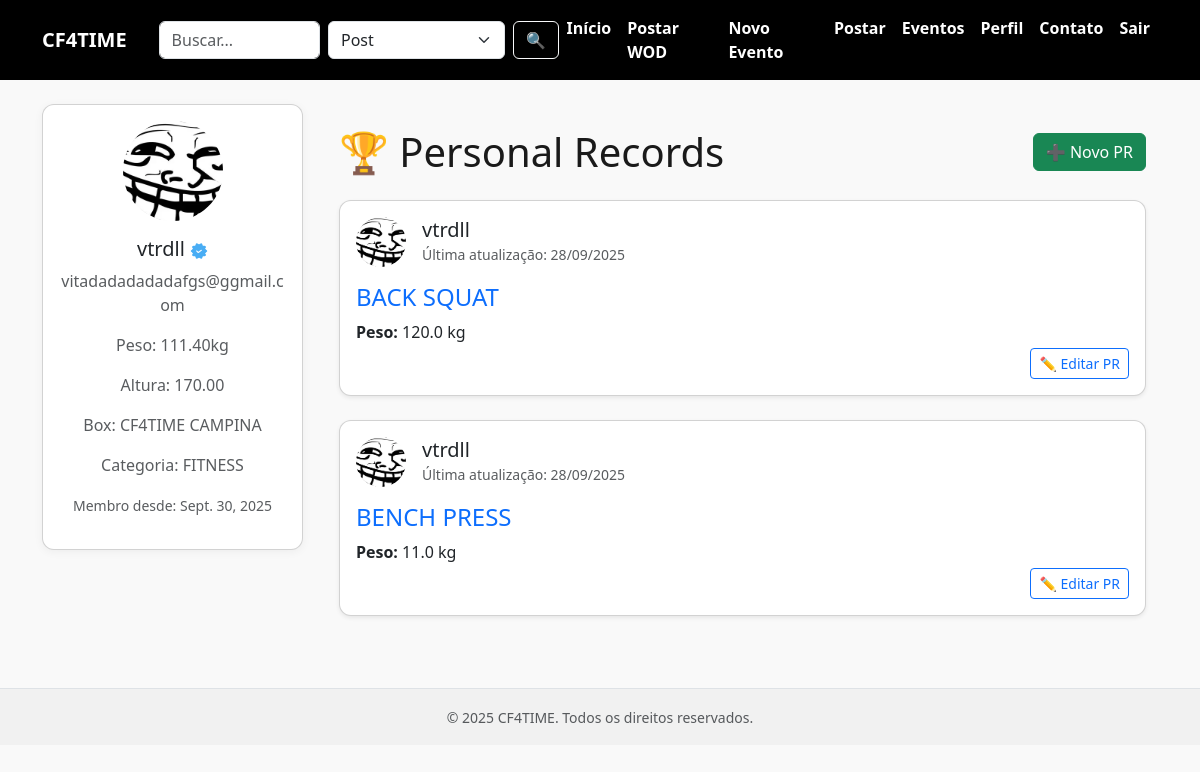
/PersonalRecord/home (signed in), run on the app's committed database.
### account/models.py (models this page shows, shortened)
class Profile (models.Model):
    BOX_CHOICES = (('CF4TIME CAMPINA ', 'CF4TIME CAMPINA'),
                   ('CF4TIME CAMPINA', 'CF4TIME JOCKEY'))
    GENRE_CHOICES =(('MASCULINO', 'MASCULINO'),  ('FEMININO','FEMININO'), ('NÃO-ESPECIFICAR','NÃO-ESPECIFICAR'))
    CATEGORY_CHOICES = (('FITNESS', 'FITNESS'), ('SCALED','SCALED'),('AMADOR', 'AMADOR'), ('RX','RX',), ('MASTER', 'MASTER'))
    genre = models.CharField(choices=GENRE_CHOICES, default = 'NÃO-ESPECIFICAR')
    view_weight  = models.BooleanField(default=True)
    view_height = models.BooleanField(default=True)
    view_category = models.BooleanField(default=True)
    view_box  = models.BooleanField(default=True)
    view_personal_record = models.BooleanField(default=True)
    user = models.OneToOneField(User, on_delete=models.CASCADE)
    photo = models.ImageField(upload_to='media_profile', null=True, blank=True)
    created_at_profile =  models.DateField(auto_now=True)
    birthday = models.DateField(max_length=50, default=timezone.now)
    weight = models.DecimalField(max_digits= 5, decimal_places = 2, validators=[MaxValueValidator (300), MinValueValidator(0)], default=0)
    height = models.DecimalField(max_digits= 5, decimal_places = 2,  default=0)
    category = models.CharField(choices= CATEGORY_CHOICES, default= 'EXPERIMENTAL')
    box = models.CharField(choices = BOX_CHOICES, default = 'DEFAULT')
    is_coach = models.BooleanField(default=False)

class ProfilePersonalRecord(models.Model):
    athlete =  models.ForeignKey(User, on_delete=models.CASCADE)
    moviment = models.ForeignKey('WOD.Movement', default='NONE', on_delete=models.CASCADE)
    created_at  =models.DateField(auto_now=True)
    date = models.DateField(max_length=50, default=timezone.now)
    personal_record = models.DecimalField (max_digits=5, decimal_places=1, validators=[MaxValueValidator(500),  MinValueValidator(5)], default=0)

### WOD/models.py (models this page shows)
class Movement(models.Model):
    name =  models.CharField(max_length=50)
    type =  models.CharField(max_length=50, choices=   ALL_MOVEMENT_TYPE)
    description  = models.TextField(max_length=2000)
    def __str__(self):
        return f'{self.name}'

### account/views.py (the view)
# urls.py: path('PersonalRecord/home', list_pr, name='list_pr'),
def list_pr(request):
    detail = ProfilePersonalRecord.objects.filter(athlete=request.user)
    return render(request, 'home_pr.html',  {'pr_list':detail})

### account/templates/home_pr.html (shortened to what this page needs)
{% extends "base.html" %}
{% load static %}
{% block content %}
<div class="container py-4">
  <div class="d-flex justify-content-between align-items-center mb-4">
    <h1 class="mb-0">🏆 Personal Records</h1>
    <a href="{% url 'create_pr' %}" class="btn btn-success">
      ➕ Novo PR
    </a>
  </div>
  {% if pr_list %}
    {% for pr in pr_list %}
      <div class="card shadow-sm mb-4">
        <div class="card-body">
          <div class="d-flex align-items-center mb-3">
            {% if pr.athlete.profile.photo %}
              <img
                src="{{ pr.athlete.profile.photo.url }}"
                alt="Foto de {{ pr.athlete.username }}"
                class="rounded-circle me-3"
                width="50"
                height="50"
                style="object-fit: cover;"
              >
            {% else %}
              <div class="rounded-circle bg-secondary me-3" style="width:50px; height:50px;"></div>
            {% endif %}
            <div>
              <h5 class="mb-0">{{ pr.athlete.username }}</h5>
              <small class="text-muted">Última atualização: {{ pr.created_at|date:"d/m/Y"  }}</small>
            </div>
          </div>
          <h4 class="card-title text-primary">{{ pr.moviment }}</h4>
          <p class="mb-1"><strong>Peso:</strong> {{ pr.personal_record }} kg</p>
          {% if request.user == pr.athlete %}
            <div class="text-end">
              <a href="{% url 'update_pr' pr.pk %}" class="btn btn-sm btn-outline-primary">
                ✏️ Editar PR
              </a>
            </div>
          {% endif %}
        </div>
      </div>
    {% endfor %}
  {% else %}
    <p class="text-muted text-center">Nenhum Personal Record cadastrado ainda.</p>
  {% endif %}
</div>
{% endblock %}

### app/templates/base.html (shortened to what this page needs)
{% load static %}
<!DOCTYPE html>
<html lang="pt-br">
<head>
  <link href="https://cdn.jsdelivr.net/npm/bootstrap@5.3.0/dist/css/bootstrap.min.css" rel="stylesheet">
  <link href="https://cdn.jsdelivr.net/npm/bootstrap-icons@1.10.5/font/bootstrap-icons.css" rel="stylesheet">
  <link href="https://cdn.jsdelivr.net/npm/fullcalendar@6.1.8/index.global.min.css" rel="stylesheet">
</head>
<body>
<nav class="navbar navbar-expand-lg navbar-dark">
  <div class="container">
    <a class="navbar-brand" href="{% url 'home' %}">CF4TIME</a>
    <div class="collapse navbar-collapse" id="navbarNav">
      {% if user.is_authenticated %}
      <form id="searchForm" method="get" action="{% url 'post-list' %}" class="d-flex ms-3" style="max-width: 400px;">
        <input type="text" name="search" class="form-control me-2" placeholder="Buscar..." value="{{ request.GET.search }}">
        <select id="searchType" name="type" class="form-select me-2">
          <option value="post" {% if request.path == "/post-list/" %}selected{% endif %}>Post</option>
        </select>
        <button type="submit" class="btn btn-outline-light">🔍</button>
      </form>
      {% endif %}
      <ul class="navbar-nav ms-auto">
        {% if user.is_authenticated %}
          <li class="nav-item"><a class="nav-link" href="{% url 'home' %}">Início</a></li>
          {% if user.profile.is_coach %}
            <li class="nav-item"><a class="nav-link" href="{% url 'create_wod' %}">Postar WOD</a></li>
            <li class="nav-item"><a class="nav-link" href="{% url 'event_create' %}">Novo Evento</a></li>
          {% endif %}
          <li class="nav-item"><a class="nav-link" href="{% url 'post-create' %}">Postar</a></li>
          <li class="nav-item"><a class="nav-link" href="{% url 'event_list' %}">Eventos</a></li>
          <li class="nav-item"><a class="nav-link" href="{% url 'my_perfil' %}">Perfil</a></li>
          <li class="nav-item"><a class="nav-link" href="https://www.linkedin.com/in/jo%C3%A3o-vitor-xavier-532191279/">Contato</a></li>
          <li class="nav-item"><a class="nav-link" href="{% url 'logout' %}">Sair</a></li>
        {% else %}
          <li class="nav-item"><a class="nav-link" href="{% url 'home' %}">Início</a></li>
          <li class="nav-item"><a class="nav-link" href="{% url 'login' %}">Login</a></li>
          <li class="nav-item"><a class="nav-link" href="{% url 'register' %}">Cadastro</a></li>
        {% endif %}
      </ul>
    </div>
  </div>
</nav>
<div class="container my-4">
  <div class="row">
    {% if user.is_authenticated %}
    <div class="col-md-3 mb-4">
      <div class="card text-center p-3">
        {% if user.profile.photo %}
          <img src="{{ user.profile.photo.url }}" alt="Foto de Perfil" class="profile-img mx-auto mb-3">
        {% else %}
          <img src="https://via.placeholder.com/100" alt="Sem Foto" class="profile-img mb-3">
        {% endif %}
        <h5>{{ user.username }} <img src="{% static 'verified.png' %}" width="18"></h5>
        <p class="text-muted">{{ user.email }}</p>
        {% if user.profile.view_weight %}<p class="text-muted">Peso: {{ user.profile.weight }}kg</p>{% endif %}
        {% if user.profile.view_height %}<p class="text-muted">Altura: {{ user.profile.height }}</p>{% endif %}
        {% if user.profile.view_box %}<p class="text-muted">Box: {{ user.profile.box }}</p>{% endif %}
        {% if user.profile.view_category %}<p class="text-muted">Categoria: {{ user.profile.category }}</p>{% endif %}
        <p class="text-muted"><small>Membro desde: {{ user.profile.created_at_profile }}</small></p>
      </div>
    </div>
    {% endif %}
    <div class="{% if user.is_authenticated %}col-md-9{% else %}col-12{% endif %}">
      {% block content %}{% endblock %}
    </div>
  </div>
</div>
<footer class="text-center text-muted py-3 border-top">
  <small>&copy; {{ year|default:2025 }} CF4TIME. Todos os direitos reservados.</small>
</footer>
</body>
</html>

### app/templates/base.html (style rules this page uses)
:root { --color-primary: #000000; --color-secondary: #ff0054; --color-bg: #f9f9f9; --color-text: #1a1a1a; }
body { background-color: var(--color-bg); color: var(--color-text); font-family: 'Segoe UI', Tahoma, Geneva, Verdana, sans-serif; }
.navbar { background-color: var(--color-primary); }
.navbar-brand, .navbar-nav .nav-link { color: #fff !important; font-weight: 600; }
.card { border-radius: 12px; box-shadow: 0 2px 10px rgba(0, 0, 0, 0.05); background-color: #fff; }
.profile-img { object-fit: cover; border-radius: 50%; width: 100px; height: 100px; }
footer { background-color: #f1f1f1; }

### data on the page
ProfilePersonalRecord: athlete.profile.photo (picture), athlete.username "vtrdll", created_at "28/09/2025", moviment "BACK SQUAT", personal_record "120.0", shows "✏️ Editar PR"
ProfilePersonalRecord: athlete.profile.photo (picture), athlete.username "vtrdll", created_at "28/09/2025", moviment "BENCH PRESS", personal_record "11.0", shows "✏️ Editar PR"

### other printed values
{{ user.username }} "vtrdll"
{{ user.email }} "vitadadadadadafgs@ggmail.com"
{{ user.profile.weight }} "111.40"
{{ user.profile.height }} "170.00"
{{ user.profile.box }} "CF4TIME CAMPINA"
{{ user.profile.category }} "FITNESS"
{{ user.profile.created_at_profile }} "Sept. 30, 2025"
{{ year|default:2025 }} "2025"
